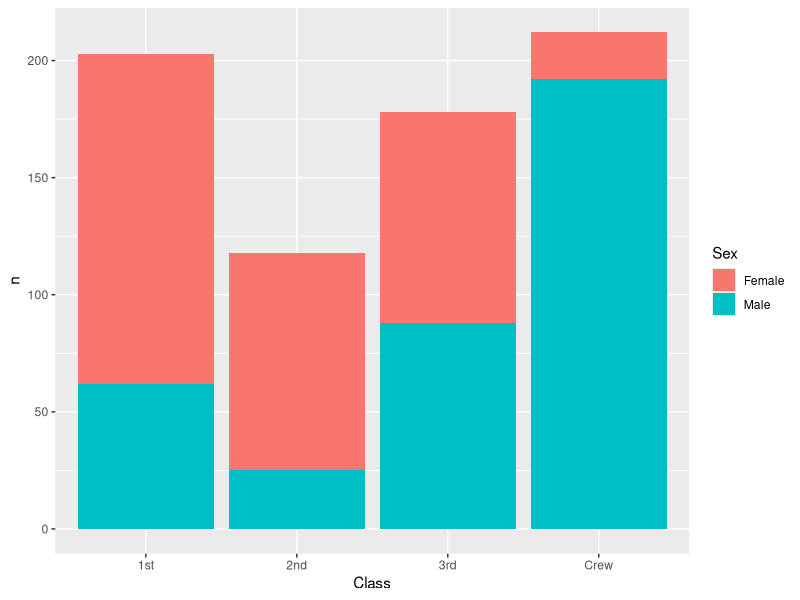
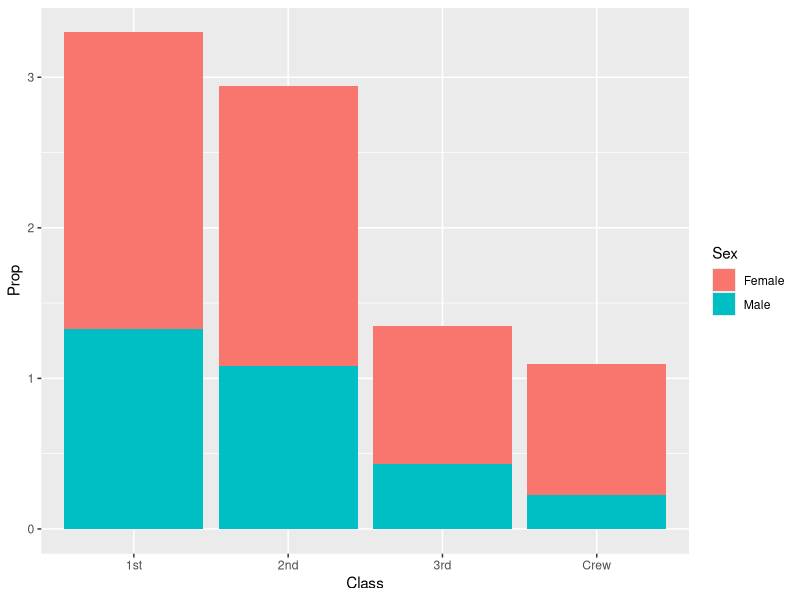
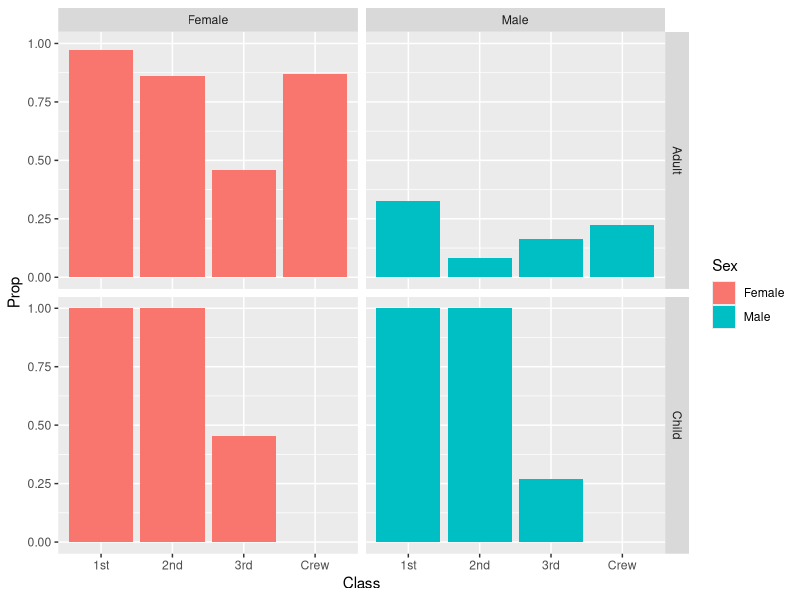

Reproduce these figures in R, in order.
## ---- chunk 1
library(tidyverse)

df_titanic <- as_tibble(Titanic)
## ---- chunk 2
## TASK: Perform a `glimpse` of df_titanic
glimpse(df_titanic)
head(df_titanic)
## ---- chunk 3
## NOTE: No need to edit! We'll cover how to
## do this calculation in a later exercise.
df_titanic %>% summarize(total = sum(n))
## ---- chunk 4
## TASK: Visualize counts against `Class` and `Sex`
df_titanic %>%
  filter(Survived == "Yes") %>%
  ggplot(aes(x = Class, y = n, fill = Sex)) +
  geom_col()
## ---- chunk 5
## NOTE: No need to edit! We'll cover how to
## do this calculation in a later exercise.
df_prop <-
  df_titanic %>%
  group_by(Class, Sex, Age) %>%
  mutate(
    Total = sum(n),
    Prop = n / Total
  ) %>%
  ungroup()
df_prop
## ---- chunk 6
df_prop %>%
  filter(Survived == "Yes") %>%
  ggplot(aes(x = Class, y = Prop, fill = Sex)) +
  geom_col()
## ---- chunk 7
df_prop %>%
  filter(Survived == "Yes") %>%
  ggplot(aes(x = Class, y = Prop, fill = Sex)) +
  geom_col() +
  facet_grid(Age ~ Sex)
